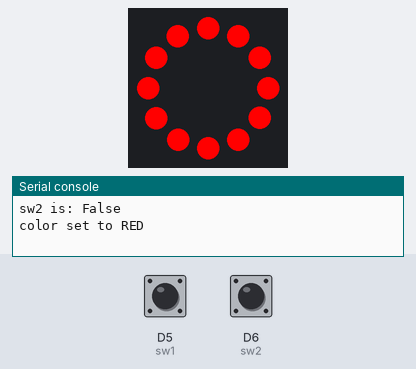
A program run on a simulated CircuitPython board. Shown: 12 RGB LEDs in a ring, first at the top, clockwise, the last lines printed to the serial console. The inputs (shaded band) are chosen by the test bench; at power-on: D5 (sw1) LOW, D6 (sw2) LOW.

Above: at 1.2 s.
1.3 s: D5 (sw1) pulled HIGH for 0.15 s
At 1.42 s:
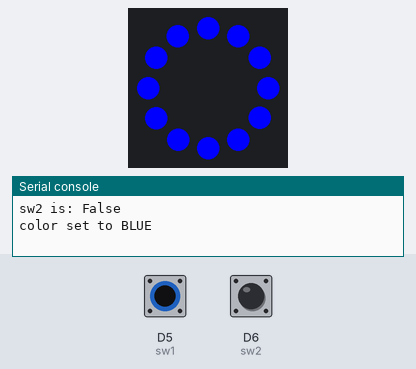
3.0 s: D6 (sw2) pulled HIGH for 0.15 s
At 3.14 s:
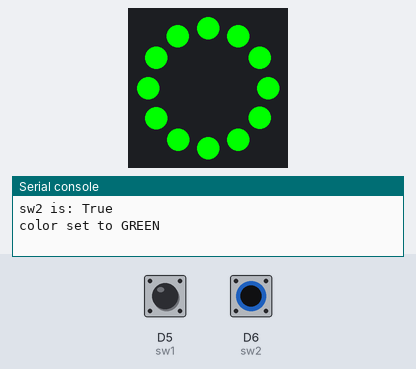
4.7 s: D6 (sw2) pulled HIGH for 3.2 s
9.4 s: D5 (sw1) pulled HIGH for 3.2 s
At 10.7 s:
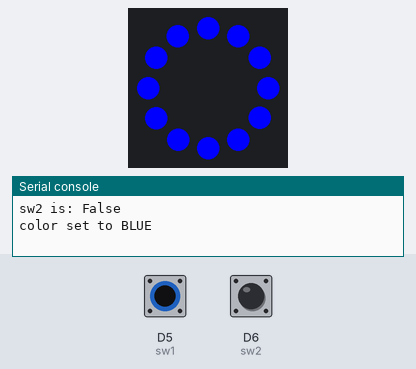
14.1 s: D5 (sw1) driven HIGH and D6 (sw2) driven HIGH
At 15.6 s:
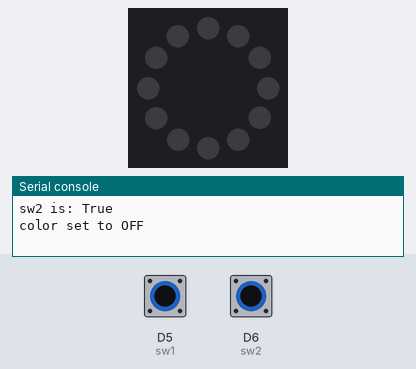
Timing chart, 0 to 16.7 s (numbered marks = the images above; inputs shaded):
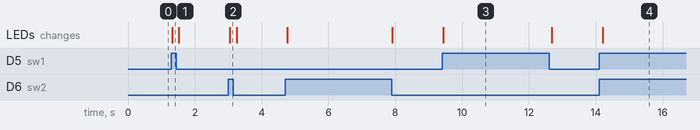

The program:

if_in_the_OUTPUT_block.py
```python
## Setup Block ##
# import modules
import board
import time
from digitalio import DigitalInOut, Direction, Pull
import neopixel

# create a neopixel object for the 12 pixel RGBW ring
pixel_ring = neopixel.NeoPixel(board.D13, 12, bpp=4)
# for the RGBW ring the parameter bpp=4 must be set!
# this stands for Bytes Per Pixel and the fourth byte is WHITE

# for RGBW neopixels we can only set the colors using Tuples
# this block of code will setup colors as Tuples (RED, GREEN, BLUE, WHITE)
RED = (255, 0, 0, 0)
GREEN = (0, 255, 0, 0)
BLUE = (0, 0, 255, 0)
WHITE = (0, 0, 0, 255)

# create DigitalInOut objects for both STEMMA switches
sw1 = DigitalInOut(board.D5)
sw1.switch_to_input()
# create a digitalio object called sw2
sw2 = DigitalInOut(board.D6)
sw2.switch_to_input()

# loop forever
while True:
    ## input block ##
    # read sw1 and sw2 inputs into local variables
    sw1_read = sw1.value
    sw2_read = sw2.value
    print('sw1 is:', sw1_read)
    print('sw2 is:', sw2_read)

    ## output block ##
    # use if elif to set four color values on blue_led
    if sw1_read == True and sw2_read == True:
        print('color set to OFF')
        pixel_ring.fill(0)
    elif sw1_read == False and sw2_read == False:
        print('color set to RED')
        pixel_ring.fill(RED)
    elif sw1_read == False and sw2_read == True:
        print('color set to GREEN')
        pixel_ring.fill(GREEN)
    elif sw1_read == True and sw2_read == False:
        print('color set to BLUE')
        pixel_ring.fill(BLUE)

    print()
    time.sleep(0.1)
```

Measured:
- after the input at 1.3 s, the LEDs: change at once (image 1)
- after the input at 3.0 s, the LEDs: change at once (image 2)
- after the input at 9.4 s, the LEDs: change at once (image 3)
- after the input at 14.1 s, the LEDs: change after 0.10 s (image 4)
